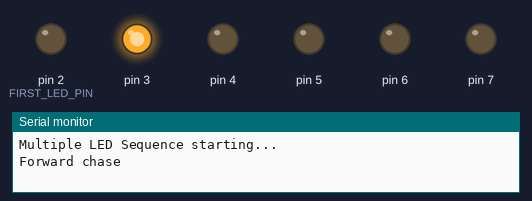
Recording of a sketch running on a simulated Arduino Uno, built with avr-gcc and run on an emulated ATmega328P. Shown: output pins drawn as LEDs (lit = HIGH), the last lines printed to the serial monitor.

Above: at 0.22 s.
At 0.52 s:
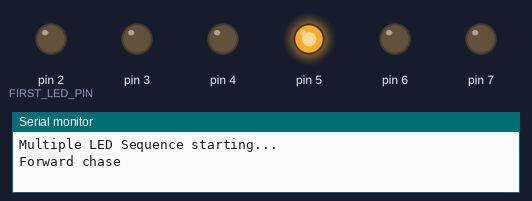
At 0.9 s:
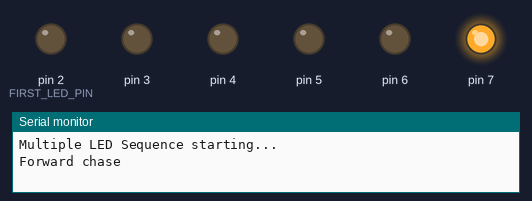
At 2.17 s:
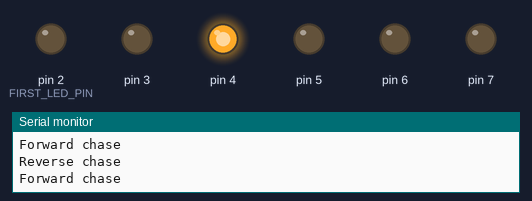
At 2.92 s:
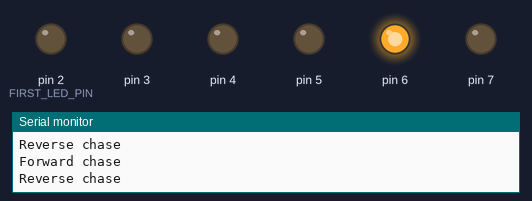
At 3.6 s:
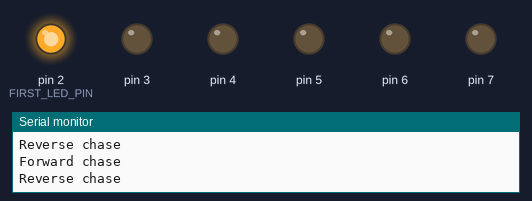
Timing chart, 0 to 4.1 s (numbered marks = the images above):
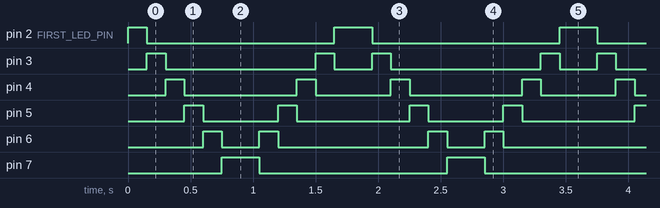

The sketch:

Multiple-LED-Sequence.ino
```cpp
// 002 - Multiple LED Sequence
// Six LEDs connected to pins 2-7 light up one after another like a "chaser",
// then the pattern runs backwards.
// Board: Arduino Uno
// Wiring: LED anodes -> pins 2,3,4,5,6,7 through 220 ohm resistors, cathodes -> GND

// Number of LEDs and the first pin they are connected to
const int LED_COUNT = 6;
const int FIRST_LED_PIN = 2;   // LEDs use pins 2,3,4,5,6,7
const int STEP_MS = 150;       // Delay between each LED step (milliseconds)

void setup() {
  // Configure every LED pin as an OUTPUT in one loop
  for (int i = 0; i < LED_COUNT; i++) {
    pinMode(FIRST_LED_PIN + i, OUTPUT);
  }

  Serial.begin(9600);
  Serial.println("Multiple LED Sequence starting...");
}

void loop() {
  // Forward chase: turn LEDs on one by one from pin 2 to pin 7
  Serial.println("Forward chase");
  for (int i = 0; i < LED_COUNT; i++) {
    digitalWrite(FIRST_LED_PIN + i, HIGH);  // Light the current LED
    delay(STEP_MS);                          // Hold the pattern briefly
    digitalWrite(FIRST_LED_PIN + i, LOW);    // Turn it off again
  }

  // Reverse chase: run the same pattern from pin 7 back to pin 2
  Serial.println("Reverse chase");
  for (int i = LED_COUNT - 1; i >= 0; i--) {
    digitalWrite(FIRST_LED_PIN + i, HIGH);
    delay(STEP_MS);
    digitalWrite(FIRST_LED_PIN + i, LOW);
  }
}
```

Measured:
- by itself, pin 2 (FIRST_LED_PIN): repeats every 1.8 s: LOW 1.5 s, HIGH 0.30 s
- by itself, pin 3: repeats every 1.8 s: LOW 1.2 s, HIGH 0.15 s, LOW 0.30 s, HIGH 0.15 s
- by itself, pin 4: repeats every 1.8 s: LOW 0.90 s, HIGH 0.15 s, LOW 0.60 s, HIGH 0.15 s
- by itself, pin 5: repeats every 1.8 s: LOW 0.60 s, HIGH 0.15 s, LOW 0.90 s, HIGH 0.15 s
- by itself, pin 6: repeats every 1.8 s: LOW 0.30 s, HIGH 0.15 s, LOW 1.2 s, HIGH 0.15 s
- by itself, pin 7: alternates HIGH for 0.30 s and LOW for 1.5 s
